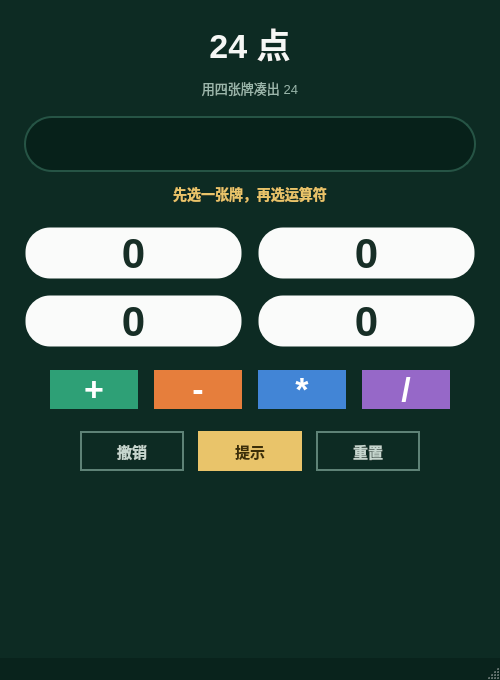
<?xml version="1.0" encoding="UTF-8"?>
<ui version="4.0">
 <class>MainWindow</class>
 <widget class="QMainWindow" name="MainWindow">
  <property name="geometry">
   <rect>
    <x>0</x>
    <y>0</y>
    <width>500</width>
    <height>680</height>
   </rect>
  </property>
  <property name="minimumSize">
   <size>
    <width>500</width>
    <height>680</height>
   </size>
  </property>
  <property name="windowTitle">
   <string>24点</string>
  </property>
  <property name="styleSheet">
   <string notr="true">/* ===== 24点 · 扑克牌桌主题 ===== */
QMainWindow, QWidget#centralwidget {
    background-color: #0d2b23;
}
QMenuBar {
    background-color: #0d2b23;
    color: #9ab7ab;
}
QMenuBar::item:selected { background-color: #16483a; }
QMenuBar::item:pressed { background-color: #1d5a49; }
QMenu {
    background-color: #12362c;
    color: #eaf3ef;
    border: 1px solid #265445;
}
QMenu::item:selected { background-color: #1d5a49; }
QStatusBar {
    background-color: #09231c;
    color: #9ab7ab;
}

QLabel {
    color: #9ab7ab;
    background: transparent;
    font-size: 13px;
}
QLabel#labelTitle {
    color: #f5f7f5;
    font-size: 34px;
    font-weight: bold;
}
QLabel#labelSubtitle {
    color: #9ab7ab;
    font-size: 13px;
}
QLabel#labelStatus {
    color: #e9c46a;
    font-size: 14px;
    font-weight: bold;
}

QLineEdit#lineEditDisplay {
    background-color: #07211a;
    color: #e9c46a;
    border: 2px solid #265445;
    border-radius: 28px;
    padding: 8px 20px;
    font-size: 22px;
    font-weight: bold;
    selection-background-color: #2a9d8f;
}
QLineEdit#lineEditDisplay:focus {
    border: 2px solid #e9c46a;
}

/* 数字牌：白色扑克牌 */
QPushButton#btnNum0, QPushButton#btnNum1,
QPushButton#btnNum2, QPushButton#btnNum3 {
    background-color: #fafbfa;
    color: #172e26;
    border: 3px solid transparent;
    border-radius: 26px;
    font-size: 42px;
    font-weight: bold;
}
QPushButton#btnNum0:hover, QPushButton#btnNum1:hover,
QPushButton#btnNum2:hover, QPushButton#btnNum3:hover {
    background-color: #ffffff;
    border: 3px solid #8fd3c0;
}
QPushButton#btnNum0:pressed, QPushButton#btnNum1:pressed,
QPushButton#btnNum2:pressed, QPushButton#btnNum3:pressed {
    background-color: #e8f1ee;
}
QPushButton#btnNum0[selected=&quot;true&quot;], QPushButton#btnNum1[selected=&quot;true&quot;],
QPushButton#btnNum2[selected=&quot;true&quot;], QPushButton#btnNum3[selected=&quot;true&quot;] {
    border: 3px solid #e9c46a;
    background-color: #ffffff;
}
QPushButton#btnNum0:disabled, QPushButton#btnNum1:disabled,
QPushButton#btnNum2:disabled, QPushButton#btnNum3:disabled {
    background-color: #3d5a50;
    color: #7b948a;
}

/* 运算符：彩色圆形筹码 */
QPushButton#btnAdd, QPushButton#btnSub,
QPushButton#btnMul, QPushButton#btnDiv {
    color: #ffffff;
    border: none;
    border-radius: 44px;
    font-size: 34px;
    font-weight: bold;
}
QPushButton#btnAdd { background-color: #2ea076; }
QPushButton#btnSub { background-color: #e67e3c; }
QPushButton#btnMul { background-color: #4285d6; }
QPushButton#btnDiv { background-color: #9668c8; }
QPushButton#btnAdd:hover { background-color: #37b988; }
QPushButton#btnSub:hover { background-color: #f08f4f; }
QPushButton#btnMul:hover { background-color: #5597e2; }
QPushButton#btnDiv:hover { background-color: #a97bd6; }

/* 提示：金色主按钮 */
QPushButton#btnHint {
    background-color: #e9c46a;
    color: #3c2e08;
    border: none;
    border-radius: 24px;
    font-size: 15px;
    font-weight: bold;
}
QPushButton#btnHint:hover { background-color: #f2d384; }
QPushButton#btnHint:pressed { background-color: #d9b356; }

/* 撤销/重置：描边幽灵按钮 */
QPushButton#btnUndo, QPushButton#btnReset {
    background-color: transparent;
    color: #c6d6ce;
    border: 2px solid #5e8276;
    border-radius: 24px;
    font-size: 15px;
    font-weight: bold;
}
QPushButton#btnUndo:hover, QPushButton#btnReset:hover {
    border: 2px solid #9ab7ab;
    color: #ffffff;
}
QPushButton#btnUndo:pressed, QPushButton#btnReset:pressed {
    background-color: #16382e;
}

/* 兜底按钮样式 */
QPushButton {
    background-color: #16483a;
    color: #eaf3ef;
    border: none;
    border-radius: 18px;
    font-size: 14px;
    min-height: 36px;
    padding: 0 16px;
}
QPushButton:hover { background-color: #1d5a49; }</string>
  </property>
  <widget class="QWidget" name="centralwidget">
   <layout class="QVBoxLayout" name="verticalLayout_3">
    <property name="spacing">
     <number>10</number>
    </property>
    <property name="leftMargin">
     <number>24</number>
    </property>
    <property name="topMargin">
     <number>18</number>
    </property>
    <property name="rightMargin">
     <number>24</number>
    </property>
    <property name="bottomMargin">
     <number>14</number>
    </property>
    <item>
     <widget class="QLabel" name="labelTitle">
      <property name="text">
       <string>24 点</string>
      </property>
      <property name="alignment">
       <set>Qt::AlignCenter</set>
      </property>
     </widget>
    </item>
    <item>
     <widget class="QLabel" name="labelSubtitle">
      <property name="text">
       <string>用四张牌凑出 24</string>
      </property>
      <property name="alignment">
       <set>Qt::AlignCenter</set>
      </property>
     </widget>
    </item>
    <item>
     <spacer name="verticalSpacerTop">
      <property name="orientation">
       <enum>Qt::Vertical</enum>
      </property>
      <property name="sizeType">
       <enum>QSizePolicy::Fixed</enum>
      </property>
      <property name="sizeHint" stdset="0">
       <size>
        <width>20</width>
        <height>8</height>
       </size>
      </property>
     </spacer>
    </item>
    <item>
     <widget class="QLineEdit" name="lineEditDisplay">
      <property name="minimumSize">
       <size>
        <width>0</width>
        <height>56</height>
       </size>
      </property>
      <property name="maximumSize">
       <size>
        <width>16777215</width>
        <height>56</height>
       </size>
      </property>
      <property name="alignment">
       <set>Qt::AlignCenter</set>
      </property>
      <property name="readOnly">
       <bool>true</bool>
      </property>
     </widget>
    </item>
    <item>
     <widget class="QLabel" name="labelStatus">
      <property name="minimumSize">
       <size>
        <width>0</width>
        <height>24</height>
       </size>
      </property>
      <property name="maximumSize">
       <size>
        <width>16777215</width>
        <height>24</height>
       </size>
      </property>
      <property name="text">
       <string>先选一张牌，再选运算符</string>
      </property>
      <property name="alignment">
       <set>Qt::AlignCenter</set>
      </property>
     </widget>
    </item>
    <item>
     <spacer name="verticalSpacer1">
      <property name="orientation">
       <enum>Qt::Vertical</enum>
      </property>
      <property name="sizeType">
       <enum>QSizePolicy::Fixed</enum>
      </property>
      <property name="sizeHint" stdset="0">
       <size>
        <width>20</width>
        <height>10</height>
       </size>
      </property>
     </spacer>
    </item>
    <item>
     <layout class="QGridLayout" name="gridLayout">
      <property name="spacing">
       <number>14</number>
      </property>
      <item row="0" column="0">
       <widget class="QPushButton" name="btnNum0">
        <property name="sizePolicy">
         <sizepolicy hsizetype="Preferred" vsizetype="Fixed">
          <horstretch>0</horstretch>
          <verstretch>0</verstretch>
         </sizepolicy>
        </property>
        <property name="minimumSize">
         <size>
          <width>96</width>
          <height>128</height>
         </size>
        </property>
        <property name="maximumSize">
         <size>
          <width>16777215</width>
          <height>128</height>
         </size>
        </property>
        <property name="text">
         <string>0</string>
        </property>
       </widget>
      </item>
      <item row="0" column="1">
       <widget class="QPushButton" name="btnNum1">
        <property name="sizePolicy">
         <sizepolicy hsizetype="Preferred" vsizetype="Fixed">
          <horstretch>0</horstretch>
          <verstretch>0</verstretch>
         </sizepolicy>
        </property>
        <property name="minimumSize">
         <size>
          <width>96</width>
          <height>128</height>
         </size>
        </property>
        <property name="maximumSize">
         <size>
          <width>16777215</width>
          <height>128</height>
         </size>
        </property>
        <property name="text">
         <string>0</string>
        </property>
       </widget>
      </item>
      <item row="1" column="0">
       <widget class="QPushButton" name="btnNum2">
        <property name="sizePolicy">
         <sizepolicy hsizetype="Preferred" vsizetype="Fixed">
          <horstretch>0</horstretch>
          <verstretch>0</verstretch>
         </sizepolicy>
        </property>
        <property name="minimumSize">
         <size>
          <width>96</width>
          <height>128</height>
         </size>
        </property>
        <property name="maximumSize">
         <size>
          <width>16777215</width>
          <height>128</height>
         </size>
        </property>
        <property name="text">
         <string>0</string>
        </property>
       </widget>
      </item>
      <item row="1" column="1">
       <widget class="QPushButton" name="btnNum3">
        <property name="sizePolicy">
         <sizepolicy hsizetype="Preferred" vsizetype="Fixed">
          <horstretch>0</horstretch>
          <verstretch>0</verstretch>
         </sizepolicy>
        </property>
        <property name="minimumSize">
         <size>
          <width>96</width>
          <height>128</height>
         </size>
        </property>
        <property name="maximumSize">
         <size>
          <width>16777215</width>
          <height>128</height>
         </size>
        </property>
        <property name="text">
         <string>0</string>
        </property>
       </widget>
      </item>
     </layout>
    </item>
    <item>
     <spacer name="verticalSpacer2">
      <property name="orientation">
       <enum>Qt::Vertical</enum>
      </property>
      <property name="sizeType">
       <enum>QSizePolicy::Fixed</enum>
      </property>
      <property name="sizeHint" stdset="0">
       <size>
        <width>20</width>
        <height>12</height>
       </size>
      </property>
     </spacer>
    </item>
    <item>
     <layout class="QHBoxLayout" name="horizontalLayout">
      <property name="spacing">
       <number>16</number>
      </property>
      <item>
       <spacer name="horizontalSpacerL">
        <property name="orientation">
         <enum>Qt::Horizontal</enum>
        </property>
        <property name="sizeHint" stdset="0">
         <size>
          <width>40</width>
          <height>20</height>
         </size>
        </property>
       </spacer>
      </item>
      <item>
       <widget class="QPushButton" name="btnAdd">
        <property name="sizePolicy">
         <sizepolicy hsizetype="Fixed" vsizetype="Fixed">
          <horstretch>0</horstretch>
          <verstretch>0</verstretch>
         </sizepolicy>
        </property>
        <property name="minimumSize">
         <size>
          <width>88</width>
          <height>88</height>
         </size>
        </property>
        <property name="maximumSize">
         <size>
          <width>88</width>
          <height>88</height>
         </size>
        </property>
        <property name="text">
         <string>+</string>
        </property>
       </widget>
      </item>
      <item>
       <widget class="QPushButton" name="btnSub">
        <property name="sizePolicy">
         <sizepolicy hsizetype="Fixed" vsizetype="Fixed">
          <horstretch>0</horstretch>
          <verstretch>0</verstretch>
         </sizepolicy>
        </property>
        <property name="minimumSize">
         <size>
          <width>88</width>
          <height>88</height>
         </size>
        </property>
        <property name="maximumSize">
         <size>
          <width>88</width>
          <height>88</height>
         </size>
        </property>
        <property name="text">
         <string>-</string>
        </property>
       </widget>
      </item>
      <item>
       <widget class="QPushButton" name="btnMul">
        <property name="sizePolicy">
         <sizepolicy hsizetype="Fixed" vsizetype="Fixed">
          <horstretch>0</horstretch>
          <verstretch>0</verstretch>
         </sizepolicy>
        </property>
        <property name="minimumSize">
         <size>
          <width>88</width>
          <height>88</height>
         </size>
        </property>
        <property name="maximumSize">
         <size>
          <width>88</width>
          <height>88</height>
         </size>
        </property>
        <property name="text">
         <string>*</string>
        </property>
       </widget>
      </item>
      <item>
       <widget class="QPushButton" name="btnDiv">
        <property name="sizePolicy">
         <sizepolicy hsizetype="Fixed" vsizetype="Fixed">
          <horstretch>0</horstretch>
          <verstretch>0</verstretch>
         </sizepolicy>
        </property>
        <property name="minimumSize">
         <size>
          <width>88</width>
          <height>88</height>
         </size>
        </property>
        <property name="maximumSize">
         <size>
          <width>88</width>
          <height>88</height>
         </size>
        </property>
        <property name="text">
         <string>/</string>
        </property>
       </widget>
      </item>
      <item>
       <spacer name="horizontalSpacerR">
        <property name="orientation">
         <enum>Qt::Horizontal</enum>
        </property>
        <property name="sizeHint" stdset="0">
         <size>
          <width>40</width>
          <height>20</height>
         </size>
        </property>
       </spacer>
      </item>
     </layout>
    </item>
    <item>
     <spacer name="verticalSpacer3">
      <property name="orientation">
       <enum>Qt::Vertical</enum>
      </property>
      <property name="sizeType">
       <enum>QSizePolicy::Fixed</enum>
      </property>
      <property name="sizeHint" stdset="0">
       <size>
        <width>20</width>
        <height>12</height>
       </size>
      </property>
     </spacer>
    </item>
    <item>
     <layout class="QHBoxLayout" name="horizontalLayoutActions">
      <property name="spacing">
       <number>14</number>
      </property>
      <item>
       <spacer name="horizontalSpacerAL">
        <property name="orientation">
         <enum>Qt::Horizontal</enum>
        </property>
        <property name="sizeHint" stdset="0">
         <size>
          <width>40</width>
          <height>20</height>
         </size>
        </property>
       </spacer>
      </item>
      <item>
       <widget class="QPushButton" name="btnUndo">
        <property name="minimumSize">
         <size>
          <width>104</width>
          <height>48</height>
         </size>
        </property>
        <property name="maximumSize">
         <size>
          <width>16777215</width>
          <height>48</height>
         </size>
        </property>
        <property name="text">
         <string>撤销</string>
        </property>
       </widget>
      </item>
      <item>
       <widget class="QPushButton" name="btnHint">
        <property name="minimumSize">
         <size>
          <width>104</width>
          <height>48</height>
         </size>
        </property>
        <property name="maximumSize">
         <size>
          <width>16777215</width>
          <height>48</height>
         </size>
        </property>
        <property name="text">
         <string>提示</string>
        </property>
       </widget>
      </item>
      <item>
       <widget class="QPushButton" name="btnReset">
        <property name="minimumSize">
         <size>
          <width>104</width>
          <height>48</height>
         </size>
        </property>
        <property name="maximumSize">
         <size>
          <width>16777215</width>
          <height>48</height>
         </size>
        </property>
        <property name="text">
         <string>重置</string>
        </property>
       </widget>
      </item>
      <item>
       <spacer name="horizontalSpacerAR">
        <property name="orientation">
         <enum>Qt::Horizontal</enum>
        </property>
        <property name="sizeHint" stdset="0">
         <size>
          <width>40</width>
          <height>20</height>
         </size>
        </property>
       </spacer>
      </item>
     </layout>
    </item>
    <item>
     <spacer name="verticalSpacerBottom">
      <property name="orientation">
       <enum>Qt::Vertical</enum>
      </property>
      <property name="sizeHint" stdset="0">
       <size>
        <width>20</width>
        <height>10</height>
       </size>
      </property>
     </spacer>
    </item>
   </layout>
  </widget>
  <widget class="QMenuBar" name="menubar">
   <property name="geometry">
    <rect>
     <x>0</x>
     <y>0</y>
     <width>500</width>
     <height>26</height>
    </rect>
   </property>
  </widget>
  <widget class="QStatusBar" name="statusbar"/>
 </widget>
 <resources/>
 <connections/>
</ui>
